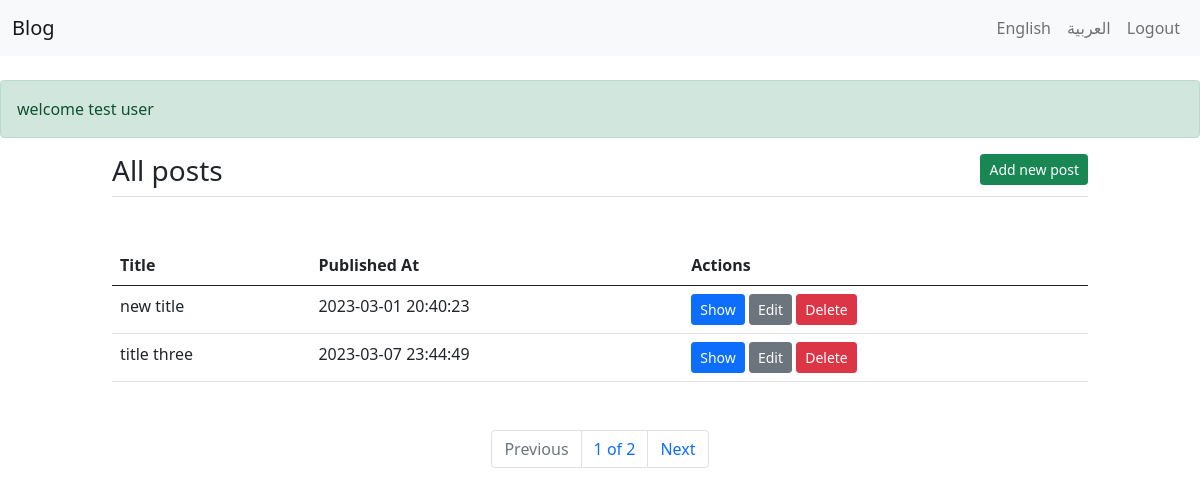
/index.php (signed in), run on the app's committed database.
### tables this page shows
CREATE TABLE `posts` (
  `id` int(10) UNSIGNED NOT NULL,
  `title` varchar(255) NOT NULL,
  `image` varchar(255) DEFAULT NULL,
  `body` text NOT NULL,
  `user_id` int(10) UNSIGNED NOT NULL,
  `created_at` datetime NOT NULL DEFAULT current_timestamp()
);

### inc/message_en.php (called while the page is built)
<?php
$msg=[
    "dir" => "ltr",
    "Blog"=>"Blog",
    "All posts" =>"All posts",
    "Add new post"=>"Add new post",
    "Title"=>"Title",
    "Published At"=>"Published At",
    "Actions"=>"Actions",
    "Show"=>"Show",
    "Edit"=>"Edit",
    "Delete"=>"Delete",
    "Previous"=>"Previous",
    "Next"=>"Next",
    "Logout"=>"Logout",
    "Back"=>"Back",
    "Edit post"=>"Edit post",
    "Body"=>"Body",
    "Submit"=>"Submit",
    "image"=>"image",
    "Login"=>"Login",
    "do you really want to delete post?" => "do you really want to delete post?",
    "Email"=>"Email",
    "Password"=>"Password",
];
?>

### index.php (the view, shortened to what this page needs)
<?php require_once 'inc/header.php'; ?>
<?php require_once 'inc/navbar.php'; ?>
<?php
if (isset($_GET['page'])) {
    $page = (int) $_GET['page'];
} else {
    $page = 1;
}
$limit = 2;
$offset = ($page - 1) * $limit;
$query = 'select count(id) as total from posts';
$result = mysqli_query($conn, $query);
if (mysqli_num_rows($result) == 1) {
    $post = mysqli_fetch_assoc($result);
    $total = $post['total'];
}
$numberofpages = ceil($total / $limit);
$query = "select * from posts limit $limit offset $offset";
$runQuery = mysqli_query($conn, $query);
if (mysqli_num_rows($runQuery) > 0) {
    $posts = mysqli_fetch_all($runQuery, MYSQLI_ASSOC);
} else {
    $msg = 'No posts';
}
?>
<div class="container-fluid pt-4">
    <div class="row">
        <?php require_once 'inc/success.php'; ?>
        <div class="col-md-10 offset-md-1">
            <div class="d-flex justify-content-between border-bottom mb-5">
                <div>
                    <h3><?php echo $msg['All posts'];?></h3>
                </div>
                <div>
                    <a href="create-post.php" class="btn btn-sm btn-success"><?php echo $msg['Add new post'];?></a>
                </div>
            </div>
            <?php if (!empty($posts)): ?>
            <table class="table">
                <thead>
                    <tr>
                        <th scope="col"><?php echo $msg['Title'];?></th>
                        <th scope="col"><?php echo $msg['Published At'];?></th>
                        <th scope="col"><?php echo $msg['Actions'];?></th>
                    </tr>
                </thead>
                <tbody>
                    <?php foreach ($posts as $post) { ?>
                        <tr>
                        <td><?php echo $post['title']; ?></td>
                        <td><?php echo $post['created_at']; ?></td>
                        <td>
                            <a href="show-post.php?id=<?php echo $post[
                                'id'
                            ]; ?>" class="btn btn-sm btn-primary"><?php echo $msg['Show']; ?></a>
                            <a href="edit-post.php?id=<?php echo $post[
                                'id'
                            ]; ?>" class="btn btn-sm btn-secondary"><?php echo $msg['Edit']; ?></a>
                            <a href="handle/delete-post.php?id=<?php echo $post[
                                'id'
                            ]; ?>" class="btn btn-sm btn-danger" onclick="return confirm(<?php echo $msg['do you really want to delete post?'] ?>)"><?php echo $msg['Delete']; ?></a>
                        </td>
                    </tr>
                   <?php } ?>
                </tbody>
            </table>
            <div class="container d-flex justify-content-center mt-5">
            <nav aria-label="Page navigation example" class="d-flex justifiy-content-center">
              <ul class="pagination">
              <li class="page-item <?php if($page == 1) echo "disabled"?>"><a class="page-link" href="<?php echo $_SERVER['PHP_SELF'].'?page='.$page-1; ?>"><?php echo $msg['Previous'];?></a></li>
              <li class="page-item"><a class="page-link" href="#"><?php if($lang == 'ar'): echo $page.' من'.$numberofpages; else:echo $page.' of '.$numberofpages; endif; ?></a></li>
              <li class="page-item <?php if($page == $numberofpages) ?>"><a class="page-link" href="<?php echo $_SERVER['PHP_SELF'].'?page='.$page+1;?>"><?php echo $msg['Next'];?></a></li>
              </ul>
            </nav>
            </div>
            <?php else:echo $msg;endif; ?>
        </div>
    </div>
</div>
<?php require 'inc/footer.php'; ?>

### data on the page
posts: title "new title", created_at "2023-03-01 20:40:23"
posts: title "title three", created_at "2023-03-07 23:44:49"

### other printed values
$msg['Blog'] "Blog"
$msg['Logout'] "Logout"
$_SESSION['success'] "welcome test user"
$msg['All posts'] "All posts"
$msg['Add new post'] "Add new post"
$msg['Title'] "Title"
$msg['Published At'] "Published At"
$msg['Actions'] "Actions"
$msg['Previous'] "Previous"
$page "1"
$numberofpages "2"
$msg['Next'] "Next"
